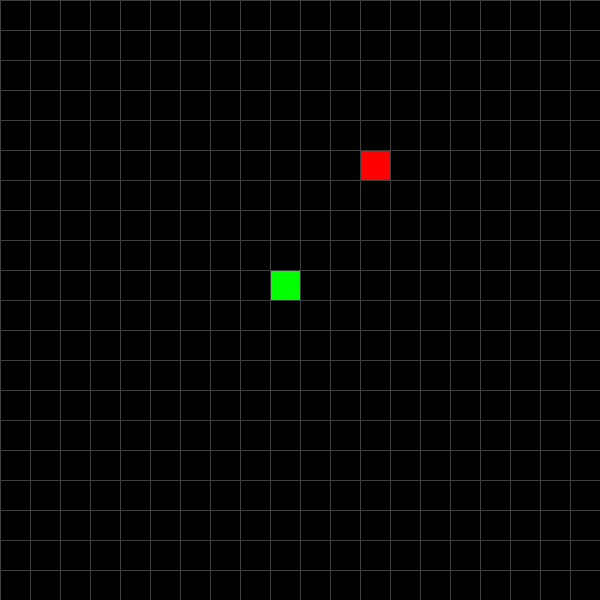
Frame 1 (no input)
Frame 60 (the mouse pressed at the canvas centre just before this capture): identical to frame 1, image omitted
Frame 120 (the mouse held since frame 60 and released just before this capture): identical to frame 1, image omitted

The Processing sketch that drew this single still picture (run headless with seeded random() and noise(); from frame 60 on, the mouse is pressed at the canvas centre):

// Processing sketch: snake2
// ── snake2.pde
class Snake {
  float dx,dy;
  ArrayList<PVector> body = new ArrayList<PVector>();
  Snake() {
    for (int i=0; i<5; i++) {
      this.body.add(new PVector(9,9));
    }
    this.dx = 0;
    this.dy = 0;
  }
  void direction(float dx,float dy) {
    this.dx = dx;
    this.dy = dy;
  }
  void move() {
    for (int i=this.body.size()-1; i>0; i--) {
      this.body.get(i).x = this.body.get(i-1).x;
      this.body.get(i).y = this.body.get(i-1).y;
    }
    this.body.get(0).x += this.dx;
    this.body.get(0).y += this.dy;
  }
  void display() {
    fill(0,255,0);
    for (int i=0; i<this.body.size(); i++) {
      rect(this.body.get(i).x*30,this.body.get(i).y*30,30,30);
    }
  }
  boolean collision() {
    return this.body.get(0).x < 0
        || this.body.get(0).x > 19
        || this.body.get(0).y < 0
        || this.body.get(0).y > 19;
  }
  void add_body() {
    PVector pv = new PVector(this.body.get(body.size()-1).x,
              this.body.get(body.size()-1).y);
    this.body.add(pv);
  }
  boolean eat(PVector food) {
    return this.body.get(0).x == food.x
        && this.body.get(0).y == food.y;
  }
}

class Food {
  int x,y;
  void display() {
    fill(255,0,0);
    rect(this.x*30,this.y*30,30,30);
  }
  void set_position() {
    this.x = int(random(20));
    this.y = int(random(20));
  }
}

Snake snake;
boolean over = false;
Food food;

void setup() {
  frameRate(10);
  size(600,600);
  snake = new Snake();
  food = new Food();
  food.set_position();
}

void draw() {
  stroke(64);
  fill(0);
  for (int y=0; y<20; y++) {
    for (int x=0; x<20; x++) {
      rect(x*30,y*30,30,30);
    }
  }
  if (over) {
    textAlign(CENTER);
    textSize(50);
    fill(255,0,0);
    text("Game Over", width/2,height/2);
    return;
  }
  food.display();
  snake.move();
  snake.display();
  if (snake.collision())
    over = true;
  if (snake.eat(new PVector(food.x,food.y))) {
    snake.add_body();
    food.set_position();
  }
}

void keyPressed() {
  if (keyCode == UP)
    snake.direction(0,-1);
  if (keyCode == DOWN)
    snake.direction(0,1);
  if (keyCode == LEFT)
    snake.direction(-1,0);
  if (keyCode == RIGHT)
    snake.direction(1,0);
}
